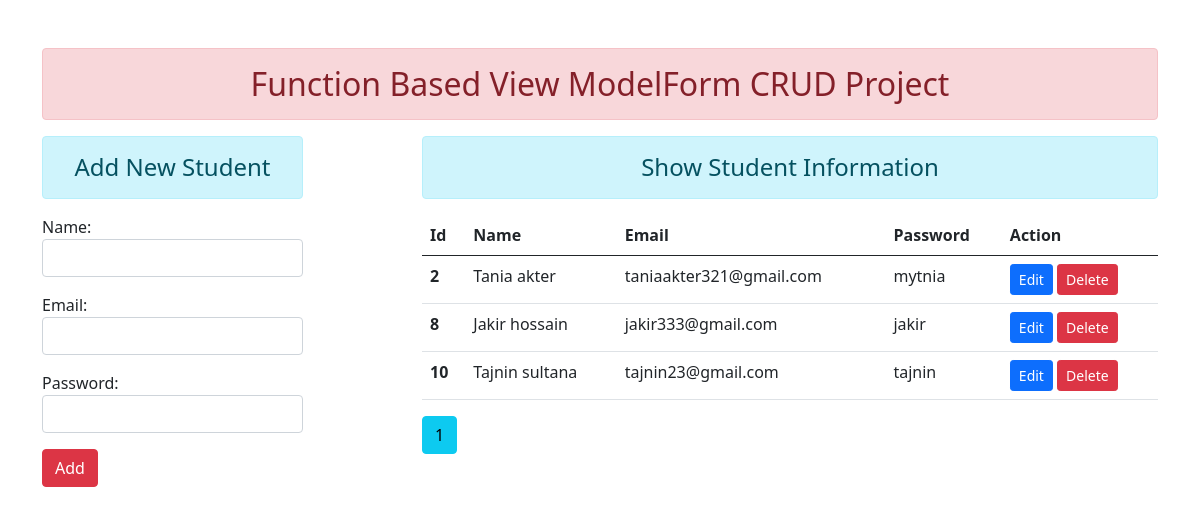
Before: /?page=2 with the older database file.
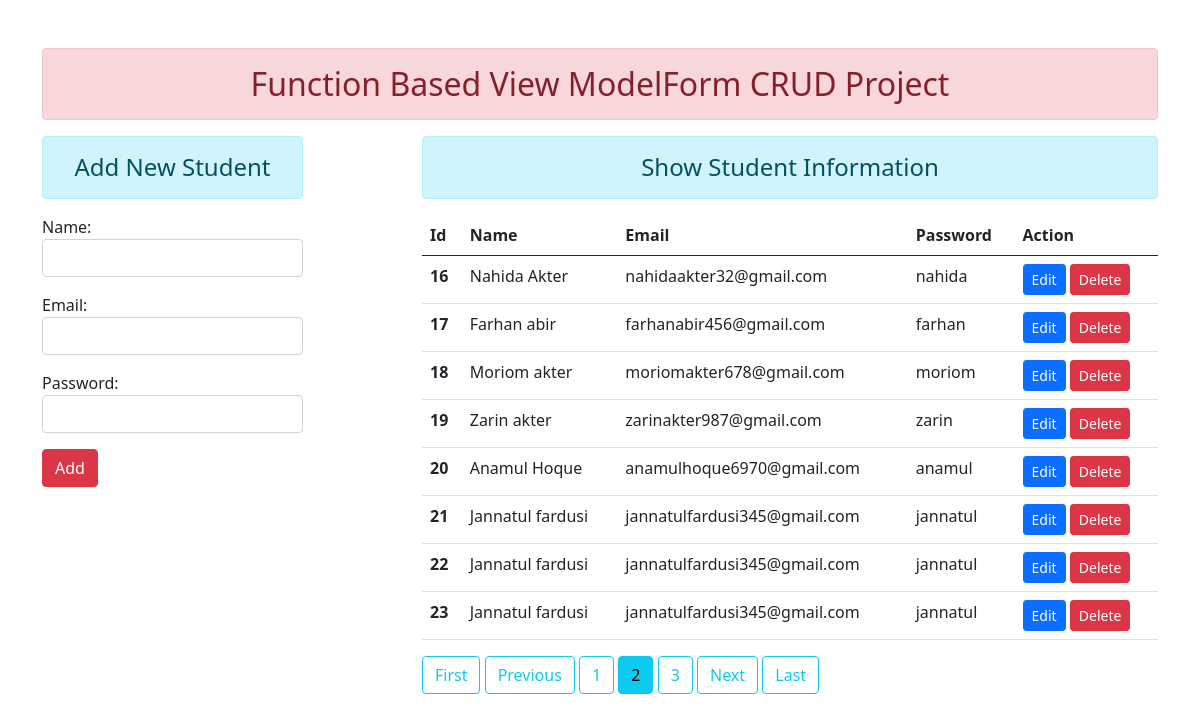
After: the same page with the newer database file.
### app1/models.py (models this page shows)
class User(models.Model):
    name = models.CharField(max_length=80)
    email = models.EmailField(max_length=100)
    password = models.CharField(max_length=50)

### app1/views.py (the view)
# urls.py: path('',views.add_show, name="home"),
def add_show(request):
    if request.method == 'POST':
        fm = StudentRegistration(request.POST)
        if fm.is_valid():
            name = fm.cleaned_data['name']
            email = fm.cleaned_data['email']
            password = fm.cleaned_data['password']
            reg = User(name=name, email=email, password=password)
            reg.save()
            messages.success(request=request, message="You Successfully Add New Record")
            fm = StudentRegistration()
    else:
        fm = StudentRegistration()
    student_info = User.objects.all().order_by('id')
    paginator = Paginator(object_list=student_info, per_page=8, orphans=1)
    page_number = request.GET.get('page')
    page_obj = paginator.get_page(number=page_number)
    return render(request, "app1/addAndShow.html", context={'form': fm, 'page_obj':page_obj})

### app1/forms.py
class StudentRegistration(forms.ModelForm):
    class Meta:
        model = User
        fields = ['name', 'email', 'password']
        widgets = {
            'name' : forms.TextInput(attrs={'class':'form-control'}),
            'email' : forms.EmailInput(attrs={'class':'form-control'}),
            'password' : forms.PasswordInput(render_value=True,attrs={'class':'form-control'}),
        }

### app1/templates/app1/addAndShow.html (shortened to what this page needs)
{% extends 'app1/base.html' %} {% block content %}
<div class="row">
  <div class="col-sm-3">
    <h4 class="text-center alert alert-info">Add New Student</h4>
    <form action="" method="post">
      {% csrf_token %} {{form.as_p}}
      <button type="submit" class="btn btn-danger">Add</button>
    </form>
  </div>
  <div class="col-sm-8 offset-1">
    <h4 class="text-center alert alert-info">Show Student Information</h4>
    {% if page_obj %}
      <table class="table table-hover">
        <thead>
          <tr>
            <th scope="col">Id</th>
            <th scope="col">Name</th>
            <th scope="col">Email</th>
            <th scope="col">Password</th>
            <th scope="col">Action</th>
          </tr>
        </thead>
        <tbody>
          {% for i in page_obj %}
          <tr>
            <th scope="row">{{i.id}}</th>
            <td>{{i.name}}</td>
            <td>{{i.email}}</td>
            <td>{{i.password}}</td>
            <td>
              <a href="{% url 'update_info' i.id %}" class="btn btn-primary btn-sm">Edit</a>
              <form action="{% url 'delete_info' i.id %}" method="post" class="d-inline">
                <button type="submit" class="btn btn-danger btn-sm">
                  Delete
                </button>
              </form>
            </td>
          </tr>
          {% endfor %}
        </tbody>
      </table>
    {% else %}
      <h4 class="text-center alert alert-info">No Records Found</h4>
    {% endif %}
      {% if page_obj.has_previous %}
        <a href="?page=1" class="btn btn-outline-info mb-4">First</a>
        <a href="?page={{ page_obj.previous_page_number }}" class="btn btn-outline-info mb-4">Previous</a>
      {% endif %}
      {% for num in page_obj.paginator.page_range %}
        {% if page_obj.number == num %}
          <a class="btn btn-info mb-4" href="?page={{ num }}">{{ num }}</a>
        {% elif num > page_obj.number|add:'-3' and num < page_obj.number|add:'3' %}
          <a class="btn btn-outline-info mb-4" href="?page={{ num }}">{{ num }}</a>
        {% endif %}
      {% endfor %}
      {% if page_obj.has_next %}
        <a class="btn btn-outline-info mb-4" href="?page={{ page_obj.next_page_number }}">Next</a>
        <a class="btn btn-outline-info mb-4" href="?page={{ page_obj.paginator.num_pages }}">Last</a>
      {% endif %}
  </div>
</div>
{% endblock content %}

Changed rows visible on the page:
no longer on this page (row unchanged): User: id "2", name "Tania akter", email "taniaakter321@gmail.com", password "mytnia"
no longer on this page (row unchanged): User: id "8", name "Jakir hossain", email "jakir333@gmail.com", password "jakir"
no longer on this page (row unchanged): User: id "10", name "Tajnin sultana", email "tajnin23@gmail.com", password "tajnin"
added User: id "16", name "Nahida Akter", email "nahidaakter32@gmail.com", password "nahida"
added User: id "17", name "Farhan abir", email "farhanabir456@gmail.com", password "farhan"
added User: id "18", name "Moriom akter", email "moriomakter678@gmail.com", password "moriom"
added User: id "19", name "Zarin akter", email "zarinakter987@gmail.com", password "zarin"
added User: id "20", name "Anamul Hoque", email "anamulhoque6970@gmail.com", password "anamul"
added User: id "21", name "Jannatul fardusi", email "jannatulfardusi345@gmail.com", password "jannatul"
added User: id "22", name "Jannatul fardusi", email "jannatulfardusi345@gmail.com", password "jannatul"
added User: id "23", name "Jannatul fardusi", email "jannatulfardusi345@gmail.com", password "jannatul"
Other visible differences:
text now shown: "First Previous Next Last"
list line gone: "1"
new list line: "1"
new list line: "2"
new list line: "3"
